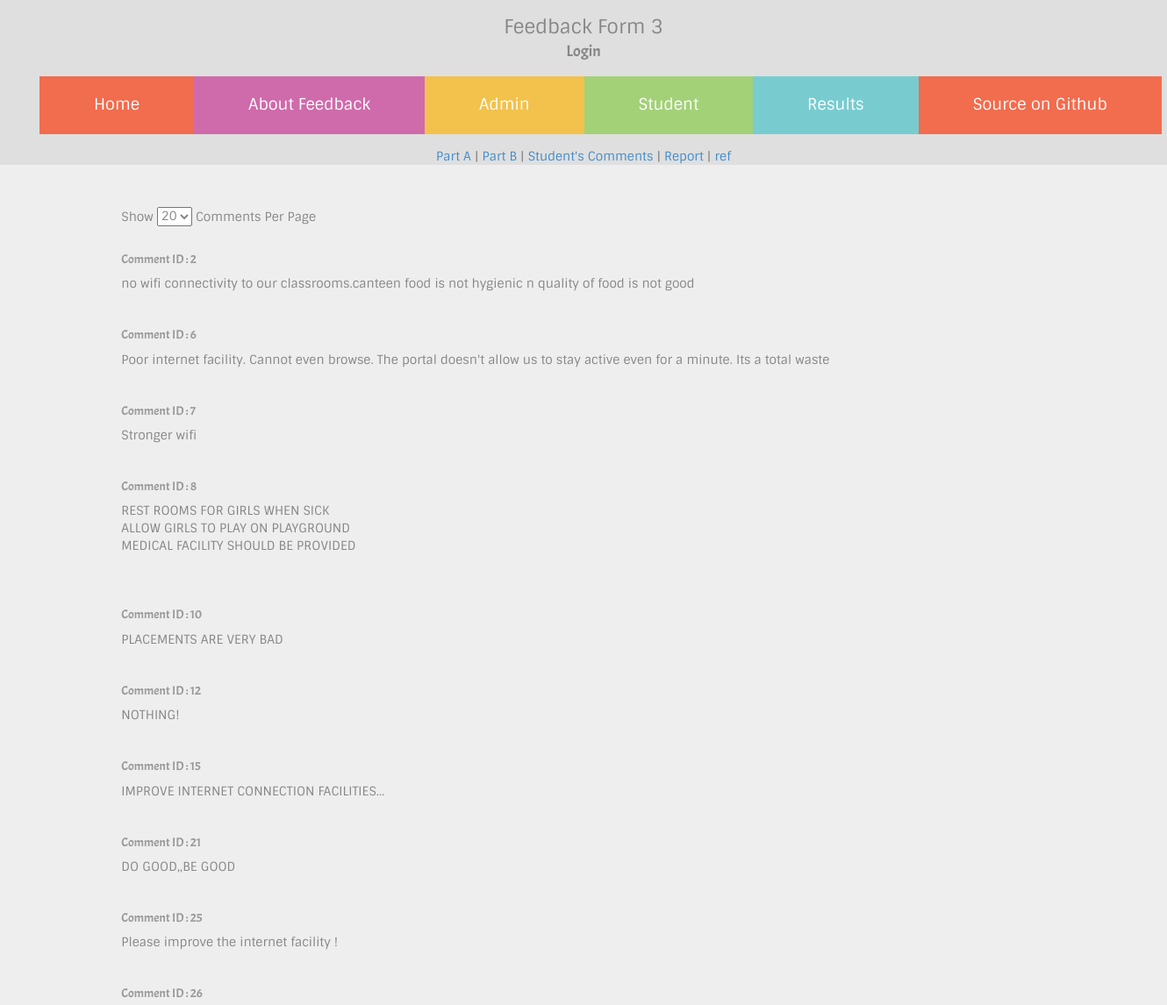
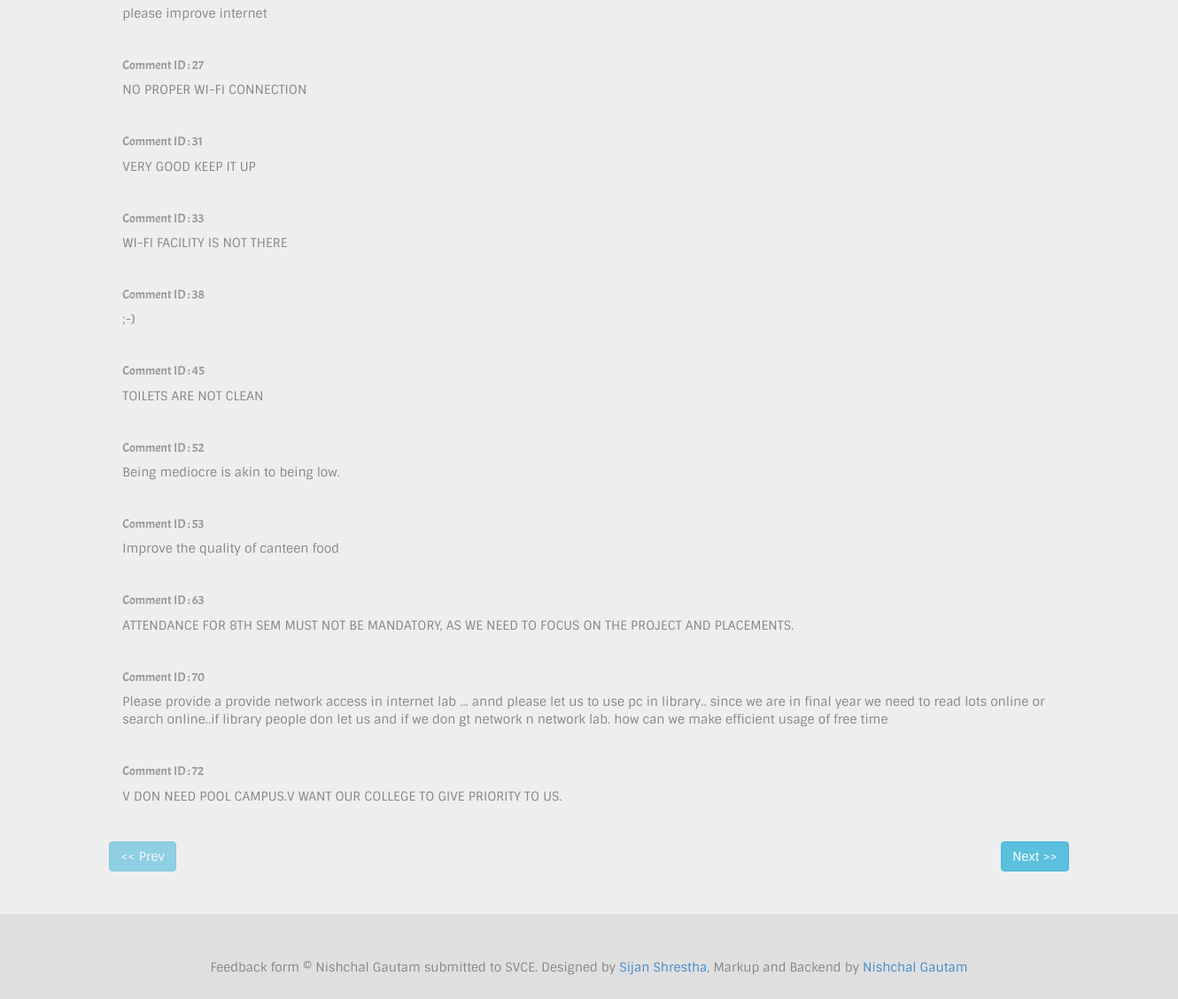
/admin/studentfeedbacks.php (signed in), run on an earlier commit of the app's database (2 pictures, top to bottom).
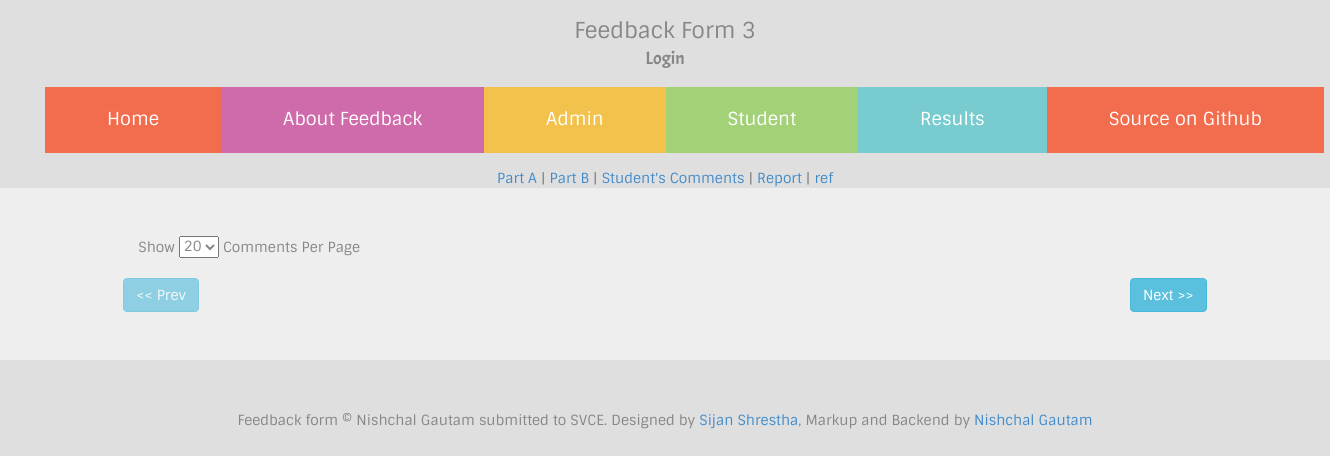
And on a later commit of the database.
### tables this page shows
CREATE TABLE `feedbackStudents` (
  `id` int(5) NOT NULL AUTO_INCREMENT,
  `usn` varchar(50) DEFAULT NULL,
  `message` text,
  PRIMARY KEY (`id`),
  UNIQUE KEY `usn` (`usn`),
  UNIQUE KEY `usn_2` (`usn`)
);

### classes/auth.class.php (called while the page is built, shortened)
<?php
	class authenticate
	{
		public static $db_host,$db_user,$db_pass,$db_name,$username,$password;
		public static function check(){
			$db_name=self::$db_name;
			$username=self::$username;
			$password=self::$password;
			$username=mysql_real_escape_string($username);
			$sql="SELECT * FROM `$db_name`.`admin` WHERE `username`='$username' LIMIT 1";
			$query=mysql_query($sql);
			$num=mysql_num_rows($query);
			if($num!=1){
				return false;
			}
			else{
				$data=mysql_fetch_object($query);
				$passdb=$data->password;
				if($password==$passdb){
					return true;
				}else{
					return false;
				}
			}
		}
	}
?>

### admin/studentfeedbacks.php (the view, shortened to what this page needs)
<?php
	require_once("../classes/auth.class.php");
?>
<?php $title="Login Admin"; require_once('../required_files/header.php'); ?>
	<div align="center">
		<a href="admin.php" >Part A</a> | <a href="collegeResult.php" >Part B</a> | <a href="studentfeedbacks.php">Student's Comments</a> | <a href="report.php">Report</a> | <a href="getreport.php" >ref</a>
	</div>
	<div class="jumbotron">
		<div class="row">
			<div class="col-sm-10 col-sm-offset-1">
			<form action="<?php echo $_SERVER['PHP_SELF']; ?>" onchange="this.submit()" method="get">
			Show <select style="margin-bottom:20px;" name="limit" id="">
					<?php $limit=(isset($_GET['limit']))?$_GET['limit']:20;?>
					<option value="20" <?php if ($limit==20) {echo "selected";} ?>>20</option>
				</select> Comments Per Page
			</form>
				<?php
					$limit=(isset($_GET['limit']))?$_GET['limit']:20;
					$limit=($limit<0)?0:$limit;
					$offset=(isset($_GET['offset']))?$_GET['offset']:0;
					$offset=($offset<0)?0:$offset;
					$sql="SELECT id,message FROM `$db_name`.`feedbackStudents` WHERE message != '' LIMIT $limit OFFSET $offset";
					$query=mysql_query($sql);
					while ($data=mysql_fetch_object($query)) {
						echo "<h5 class='text-muted' style='font-family:acme;'>Comment ID : ".$data->id."</h5><span style='font-family:sintony;'>".nl2br(htmlentities($data->message))."</span><hr>";
					}
				 ?>
				 <div class="row"><a href="<?php $newoffset=$offset-$limit;echo $_SERVER['PHP_SELF']."?limit=$limit&offset=$newoffset"; ?>" class="badge <?php if($newoffset<0){echo "disabled";} ?> btn btn-info">&lt;&lt; Prev</a><a href="<?php $newoffset=$offset+$limit; echo $_SERVER['PHP_SELF']."?limit=$limit&offset=$newoffset"; ?>" class="badge btn btn-info pull-right">Next &gt;&gt;</a></div>
			</div>
		</div>
	</div>
<?php require_once('../required_files/footer.php'); ?>

### required_files/header.php (shortened to what this page needs)
<!doctype html>
<html lang="en">
<head>
	<link rel="stylesheet" href="/bootstrap/css/bootstrap.min.css">
	<link rel="stylesheet" href="/styles.css">
</head>
<body>
	<div class="head">Feedback Form 3</div>
	<div class="head subtitle">Login</div>
	<nav>
		<ul>
			<li><a href="/index.php" class="home">Home</a></li>
			<li><a href="/about.php" class="about">About Feedback</a></li>
			<li><a href="/adminlogin.php" class="admin">Admin</a></li>
			<li><a href="/studentlogin.php" class="login">Student</a></li>
			<li><a href="/admin/" class="result">Results</a></li>
			<li><a href="https://www.github.com/cyberhck/studentfeedback" class="source">Source on Github</a></li>
		</ul>
	</nav>

### required_files/footer.php
<footer align="center">Feedback form &copy; Nishchal Gautam submitted to SVCE. Designed by <a href="https://www.facebook.com/sijanshs">Sijan Shrestha</a>, Markup and Backend by <a href="http://nishgtm.com">Nishchal Gautam</a></footer>
</body>
</html>

### styles.css (style rules this page uses)
nav { list-style:none;text-align:center;margin-top:15px;margin-bottom:15px }
nav ul { margin:0 auto }
nav li { position:relative;display:table-cell }
nav ul li { margin:0 0 0 0 }
nav ul li a { padding:20px 62px 20px 62px;font-size:18px;display:block;position:relative;margin:0 0 0 0;color:#fff }
nav { width:1320px;margin:0 auto;margin-top:15px;margin-bottom:15px }
.home { background:#f26c4e }
.about { background:#cf6baa }
.admin { background:#f2c24d }
.login { background:#a3d178 }
.result { background:#78ccd0 }
.source { background:#f26c4e }
body { background:#dfdfdf;color:#868686;font-family:sintony }
div.head { margin-top:15px;font-size:22px;text-align:center;font-family:sintony }
div.head.subtitle { margin-top:0;font-size:18px;font-family:acme }
footer { padding:20px;margin-bottom:50px }

What changed in the data, as far as the page shows it:
removed feedbackstudents: id "2", message "no wifi connectivity to our classrooms.canteen food is not hygienic n quality of food is not good"
removed feedbackstudents: id "6", message "Poor internet facility. Cannot even browse. The portal doesn't allow us to stay active even for a minute. Its a total waste"
removed feedbackstudents: id "7", message "Stronger wifi"
removed feedbackstudents: id "8", message "REST ROOMS FOR GIRLS WHEN SICK ALLOW GIRLS TO PLAY ON PLAYGROUND MEDICAL FACILITY SHOULD BE PROVIDED"
removed feedbackstudents: id "10", message "PLACEMENTS ARE VERY BAD"
removed feedbackstudents: id "12", message "NOTHING!"
removed feedbackstudents: id "15", message "IMPROVE INTERNET CONNECTION FACILITIES..."
removed feedbackstudents: id "21", message "DO GOOD,,BE GOOD"
removed feedbackstudents: id "25", message "Please improve the internet facility !"
removed feedbackstudents: id "26", message "please improve internet"
removed feedbackstudents: id "27", message "NO PROPER WI-FI CONNECTION"
removed feedbackstudents: id "31", message "VERY GOOD KEEP IT UP"
removed feedbackstudents: id "33", message "WI-FI FACILITY IS NOT THERE"
removed feedbackstudents: id "38", message ";-)"
removed feedbackstudents: id "45", message "TOILETS ARE NOT CLEAN"
removed feedbackstudents: id "52", message "Being mediocre is akin to being low."
removed feedbackstudents: id "53", message "Improve the quality of canteen food"
removed feedbackstudents: id "63", message "ATTENDANCE FOR 8TH SEM MUST NOT BE MANDATORY, AS WE NEED TO FOCUS ON THE PROJECT AND PLACEMENTS."
removed feedbackstudents: id "70", message "Please provide a provide network access in internet lab ... annd please let us to use pc in library.. since we are in final year we need to read lots online or search online..if library people don let us and if we don gt network n network lab. how can we make efficient usage of free time"
removed feedbackstudents: id "72", message "V DON NEED POOL CAMPUS.V WANT OUR COLLEGE TO GIVE PRIORITY TO US."
